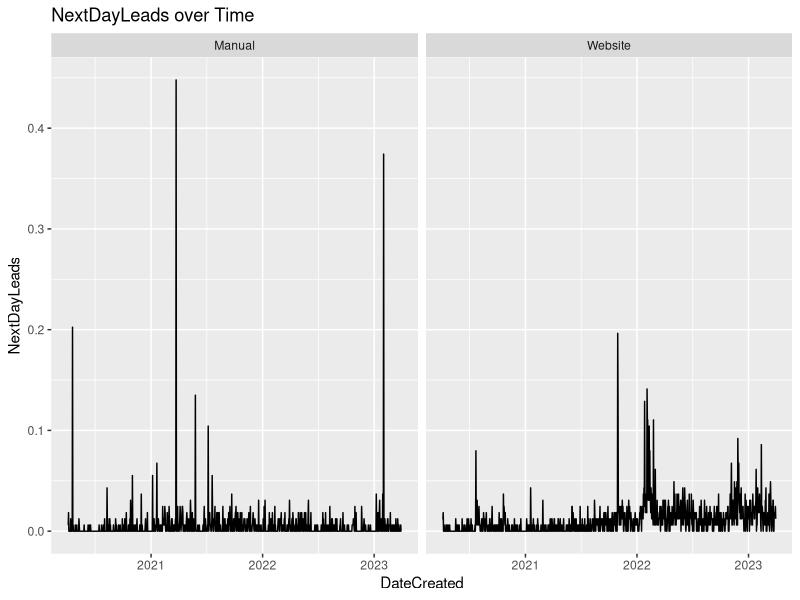
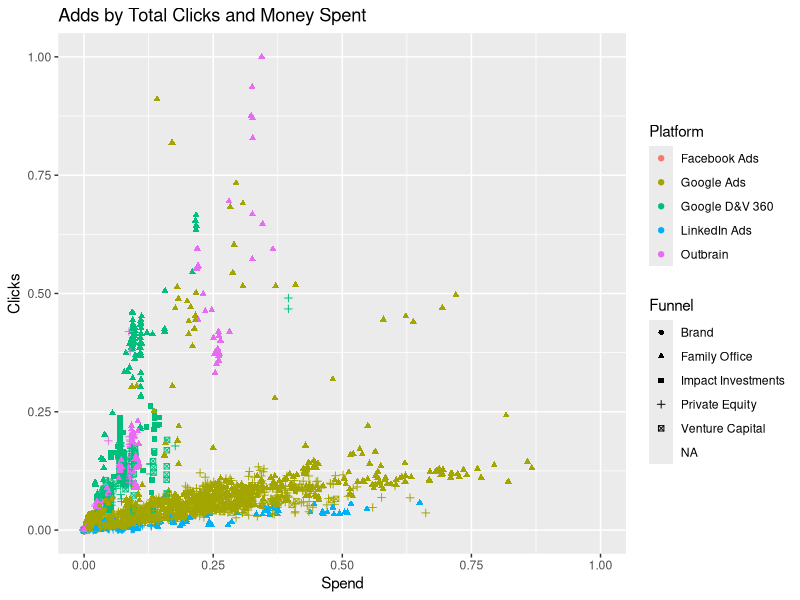
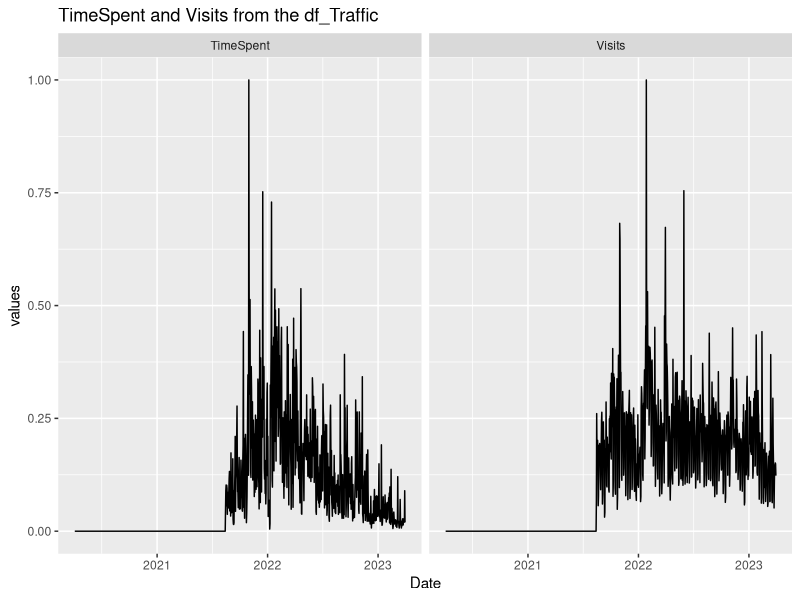
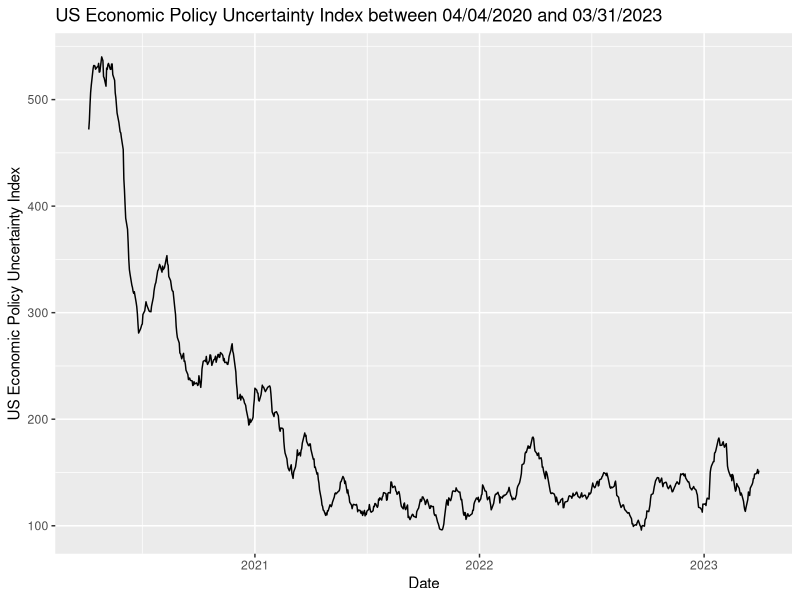
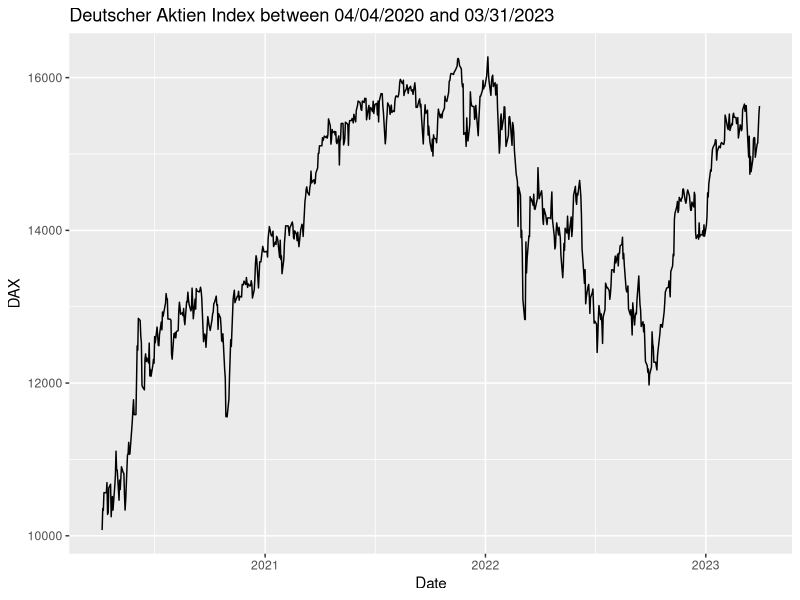
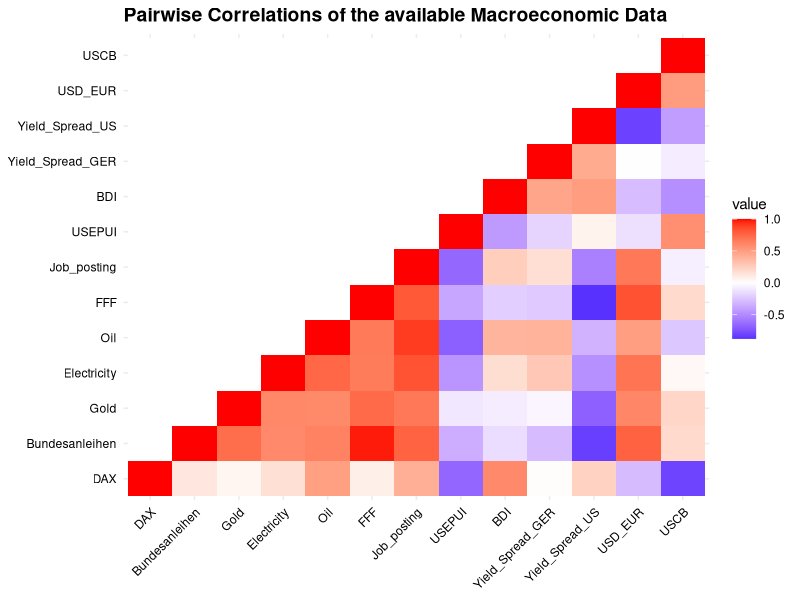
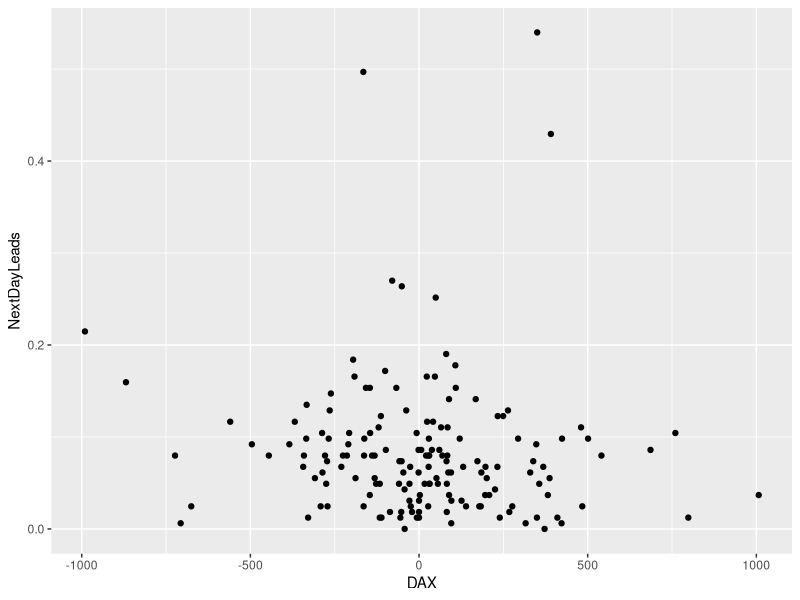
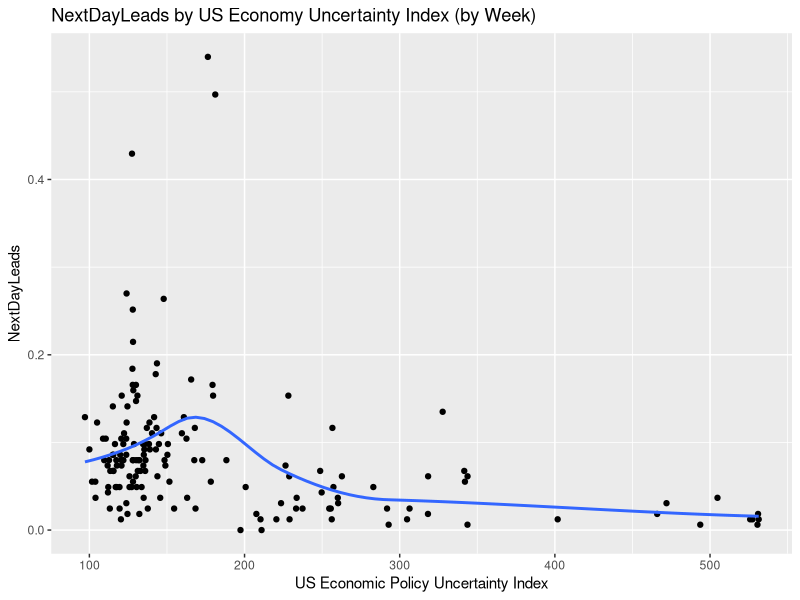

Write R code to recreate these figures, in order. (Note: this script raises an error after producing the figures.)
## ---- chunk 1
rm(list = ls())
library(dplyr)
library(lubridate)
library(ggplot2)
library(gridExtra)
library(tidyr)
library(data.table)
library(reshape2)
library(zoo)
## ---- chunk 2
df_Leads <- readxl::read_xlsx('Data/TermPaperChallenge.xlsx', sheet <- 'Leads')
df_Ads <- readxl::read_xlsx('Data/TermPaperChallenge.xlsx', sheet <- 'Ads')
df_Traffic <- readxl::read_xlsx('Data/TermPaperChallenge.xlsx', sheet <- 'WebsiteTraffic')
df_Macro <- readxl::read_xlsx('Data/TermPaperChallenge.xlsx', sheet <- 'Macro')
## ---- chunk 3
#Average daily leads over the entire time period by lead type
Model1 <- lm(NextDayLeads ~ Type, data <- df_Leads)
Model1

#Average daily leads in April 2022 by lead type
Model2 <- lm(NextDayLeads ~ Type, data <- df_Leads %>%
filter(DateCreated >= ymd('2022-4-01'), DateCreated <= ymd('2022-04-30')))
Model2

predictions <- df_Leads %>%
  transmute(DateCreated,
            NextDayLeads,
            yhat1 = predict(Model1, newdata <- .),
            yhat2 = predict(Model2, newdata <- .),
            # Model 3: Weighted average of models 1 and 2
            yhat3 = .33*yhat1 + .67*yhat2)

#RMSE function
RMSE <- function(yhat, y) {
  return(sqrt( mean((yhat - y)^2)))
}

#Evaluation Matrix.
evaluation <- predictions %>%
  filter(DateCreated >= ymd('2023-03-01'),
         DateCreated <= ymd('2023-03-30')) %>%
  summarise_at(.vars = vars(starts_with('yhat')),
               .funs = funs(RMSE(., NextDayLeads)))

#Output of the three models
evaluation
## ---- chunk 4
#Graph 1: NextDayLeads over Time
df_Leads %>%
  ggplot( aes(x = DateCreated,
              y = NextDayLeads)) +
  geom_line() +
  facet_wrap(~Type) +
  labs(title = "NextDayLeads over Time")

#Graph 2: Adds by Clicks, Money Spent, Platform and Funnel
df_Ads %>%
  ggplot( aes( x = Spend,
               y = Clicks,
               color = Platform,
               shape = Funnel)) +
  geom_point() +
  labs(title = "Adds by Total Clicks and Money Spent")

#Graph 3: The two variables from the df_Traffic over Time
df_Traffic %>%
  pivot_longer(cols = 2:3, names_to = "Type", values_to = "values") %>%
  ggplot( aes(x = Date,
              y = values)) +
  geom_line() +
  facet_wrap(~Type) +
  labs(title = "TimeSpent and Visits from the df_Traffic")
## ---- chunk 5
#The US Economic Policy Uncertainty Index over the Time Period available
df_Macro %>%
  filter(Date >= min(df_Leads$DateCreated),
         Date <= max(df_Leads$DateCreated)) %>% #Limiting to the time of Leads Data
  ggplot( aes( x = Date,
               y = `US Economic Policy Uncertainty Index`)) +
  geom_line() +
  labs(title = "US Economic Policy Uncertainty Index between 04/04/2020 and 03/31/2023")

#The DAX over the Time Period available
df_Macro %>%
  filter(Date >= min(df_Leads$DateCreated),
         Date <= max(df_Leads$DateCreated)) %>% #Limiting to the time of Leads Data
  ggplot( aes( x = Date,
               y = DAX)) +
  geom_line() +
  labs(title = "Deutscher Aktien Index between 04/04/2020 and 03/31/2023")

## ---- chunk 6
# Compute correlation matrix using the numeric variables
corr_matrix <- df_Macro %>%
  select(-Date) %>%
  rename(Bundesanleihen = colnames(.)[2],
         Gold = colnames(.)[3],
         Electricity = colnames(.)[4],
         Oil = colnames(.)[5],
         FFF = colnames(.)[6],
         Job_posting = colnames(.)[7],
         USEPUI = colnames(.)[8],
         BDI = colnames(.)[9],
         Yield_Spread_GER = colnames(.)[10],
         Yield_Spread_US = colnames(.)[11],
         USD_EUR = colnames(.)[12],
         USCB = colnames(.)[13]) %>%
  cor(use="pairwise.complete.obs")

corr_matrix[upper.tri(corr_matrix)] <- NA 

melt(corr_matrix) %>%
# Visualize correlation matrix as a heatmap
ggplot(aes(x = Var1, y = Var2, fill = value)) +
  geom_tile() +
  scale_fill_gradient2(low = "blue", mid = "white", high = "red", midpoint = 0, na.value = "white") +
  theme_minimal() +
  theme(
    axis.text.x = element_text(angle = 45, hjust = 1, color = "black"),
    axis.text.y = element_text(color = "black"),
    axis.title.x = element_blank(),
    axis.title.y = element_blank(),
    plot.title = element_text(size = 14, face = "bold")) +
  ggtitle("Pairwise Correlations of the available Macroeconomic Data")
## ---- chunk 7
df <- df_Leads %>%
  select(DateCreated, NextDayLeads)

df_Macro <- inner_join(df, df_Macro, by = c("DateCreated" = "Date" )) #Join NextDayLeads to the Macro Dataframe

#Compute Weekly Measures
weekly_data <- df_Macro %>%
  group_by(Week = week(DateCreated), Year = year(DateCreated)) %>%
  summarise(DAX = last(DAX) - first(DAX),  #Weekly Increase of DAX
            NextDayLeads = sum(NextDayLeads), #Weekly Sum of NextDayLeads
            GermanElecPrice = mean(`German Electricity Price`),  #Average Energy Price
            USEPUI = mean(`US Economic Policy Uncertainty Index`)) #Average US Uncertainty Index

weekly_data %>%
  ggplot( aes(x = DAX, y = NextDayLeads)) + 
  geom_point()
  labs(title = "NextDayLeads by Change in Dax (by Week)",
       x = "Change in the DAX (difference between first of week to last of week")

weekly_data %>%
  ggplot( aes(x = USEPUI, y = NextDayLeads)) + 
  geom_point() + geom_smooth(se = F) + 
  labs(title = "NextDayLeads by US Economy Uncertainty Index (by Week)",
       x = "US Economic Policy Uncertainty Index")

weekly_data %>%
  ggplot( aes(x = GermanElecPrice, y = NextDayLeads)) + 
  geom_point() + geom_smooth(se = F) + 
  labs(title = "NextDayLeads by German Elictricity Price (by Week)",
       x = "Mean German Elictricity Price")

weekly_data %>%
  ggplot( aes(x = GermanElecPrice, y = NextDayLeads)) + 
  geom_point() + geom_smooth(se = F) + 
  labs(title = "NextDayLeads by German Elictricity Price (by Week)",
       x = "Mean German Elictricity Price")

## ---- chunk 8
breaks <- c(0, 0.05, 0.1, 0.15, 0.2, 0.25, 0.26)
labels <- c("0-0.05", "0.05-0.1", "0.1-0.15", "0.15-0.2", "0.2-0.25", "0.25-0.26")

# Use cut() to convert the numeric column into a factor with intervals
weekly_data$NextDayLeadsDis <- cut(weekly_data$NextDayLeads, breaks = breaks, labels = labels, include.lowest = TRUE)

weekly_data %>%
  ggplot( aes(x = GermanElecPrice, y = NextDayLeads)) + 
  geom_point(aes(color = NextDayLeadsDis)) + geom_smooth(se = F) + 
  labs(title = "NextDayLeads by German Elictricity Price (by Week)",
       x = "Mean German Elictricity Price")

weekly_data %>%
  ggplot( aes(x = GermanElecPrice, y = USEPUI, color = NextDayLeadsDis)) + 
  geom_point() + 
  labs(title = "NextDayLeads by German Elictricity Price (by Week)",
       x = "Mean German Elictricity Price")

## ---- chunk 9
df_Leads %>%
  mutate(year_week =  paste( year(DateCreated), week(DateCreated), sep = "-")) %>%
  group_by(year_week) %>%
  summarise(sum = sum(NextDayLeads)) %>%
  ggplot( aes(x = year_week,
              y = sum)) +
  geom_point() +
  geom_smooth() +
  theme(axis.text.x = element_text(angle = 45)) +
  #scale_x_discrete( breaks = df_Leads$year_week[ seq(1, 159, by = 10)]) +
  labs(title = "NextDayLeads over Time by Week")
## ---- chunk 10
#Two values are very high (see Plot 2). They have to be deleted
df_Leads <- df_Leads %>%
  mutate(Year = format(DateCreated, "%Y"))

#To allow for a flexible mean and sd, the measures are calculated by year. 
summary_data <- df_Leads %>%
  group_by(Year = format(DateCreated, "%Y")) %>%
  summarise(
    Mean_NextDayLeads = mean(NextDayLeads),
    Sd_NextDayLeads = sd(NextDayLeads),
    Threshold = Mean_NextDayLeads + 4 * Sd_NextDayLeads  #Threshold is determined to begin 4 Sd over the Mean
  ) %>%
  select(Year, Threshold)

df_Leads <- merge(df_Leads, summary_data, by = "Year") 

df_Leads <- df_Leads %>%
  filter(Threshold > NextDayLeads)
## ---- chunk 11
#Add a factor of Weekday
df_Leads <- df_Leads %>%
  mutate(weekday = ordered(weekdays(DateCreated), levels = c("Montag", "Dienstag", "Mittwoch", "Donnerstag", "Freitag", "Samstag", "Sonntag")),
         binary = ifelse(NextDayLeads > 0, 1, 0))
## ---- chunk 12
df_Leads <- data %>%
  select( -Date, -NextDayLeads.Manual.7RA, NextDayLeads.Manual.30RA, NextDayLeads.Website.30RA, NextDayLeads.Website.7RA)

s_window <- seq(1, 30, 2)
df_train <- df_Leads %>% filter(DateCreated < '2023-02-01')
df_test <- df_Leads %>% filter(DateCreated >= '2023-02-01')

width_model <- function(s_window, df_train, df_test) {
prec_results <- data.frame(width = numeric(0), rmse_train = numeric(0), rmse_test = numeric(0))

for (width in s_window) {
  #Create leadsLastWeek
  df_Leads <- df_Leads %>%
  mutate(leadsLastWeek = rollapply( NextDayLeads, width = width, FUN = sum, align = "right", partial = T))
  # Fit random forest model on training data
  lm_model <- lm(NextDayLeads ~ .,
                 data = df_train)
  
  pred_train <- df_train %>%
  transmute(DateCreated,
            NextDayLeads,
            yhat = predict(lm_model, newdata <- .))

  pred_test <- df_test %>%
  transmute(DateCreated,
            NextDayLeads,
            yhat = predict(lm_model, newdata <- df_test))
 
  rmse_train <- sqrt( mean((pred_train$yhat - pred_train$NextDayLeads)^2))
  rmse_test <- sqrt( mean((pred_test$yhat - pred_test$NextDayLeads)^2))

 
    # Append results to the prec_results data frame
  prec_results <- rbind(prec_results, data.frame(width = width, train_rmse = rmse_train, test_rmse = rmse_test))
  }
return(prec_results)
}

window_values <- width_model(s_window, df_train, df_test)
## ---- chunk 13
s_window <- seq(1, 30, 2)
df_train <- df_Leads %>% filter(DateCreated < '2023-02-01')
df_test <- df_Leads %>% filter(DateCreated >= '2023-02-01')

width_model <- function(s_window, df_train, df_test) {
prec_results <- data.frame(width = numeric(0), rmse_train = numeric(0), rmse_test = numeric(0))

for (width in s_window) {
  #Create leadsLastWeek
  df_Leads <- df_Leads %>%
  mutate(leadsLastWeek = rollapply( NextDayLeads, width = width, FUN = sum, align = "right", partial = T))
  # Fit random forest model on training data
  lm_model <- lm(NextDayLeads ~ weekday + leadsLastWeek,
                 data = df_train)
  
  pred_train <- df_train %>%
  transmute(DateCreated,
            NextDayLeads,
            yhat = predict(lm_model, newdata <- .))

  pred_test <- df_test %>%
  transmute(DateCreated,
            NextDayLeads,
            yhat = predict(lm_model, newdata <- df_test))
 
  rmse_train <- sqrt( mean((pred_train$yhat - pred_train$NextDayLeads)^2))
  rmse_test <- sqrt( mean((pred_test$yhat - pred_test$NextDayLeads)^2))

 
    # Append results to the prec_results data frame
  prec_results <- rbind(prec_results, data.frame(width = width, train_rmse = rmse_train, test_rmse = rmse_test))
  }
return(prec_results)
}

window_values <- width_model(s_window, df_train, df_test)
## ---- chunk 14
df_Leads <- df_Leads %>%
  mutate(leadsLast2 = rollapply( NextDayLeads, width = 2, FUN = sum, align = "right", partial = T),
         leadsLast3 = rollapply( NextDayLeads, width = 3, FUN = sum, align = "right", partial = T))

  # Fit random forest model on training data
  lm_model <- lm(NextDayLeads ~ weekday + leadsLastWeek,
                 data = df_train)
  
  pred_train <- df_train %>%
  transmute(DateCreated,
            NextDayLeads,
            yhat = predict(lm_model, newdata <- .))

  pred_test <- df_test %>%
  transmute(DateCreated,
            NextDayLeads,
            yhat = predict(lm_model, newdata <- df_test))
 
  rmse_train <- sqrt( mean((pred_train$yhat - pred_train$NextDayLeads)^2))
  rmse_test <- sqrt( mean((pred_test$yhat - pred_test$NextDayLeads)^2))
